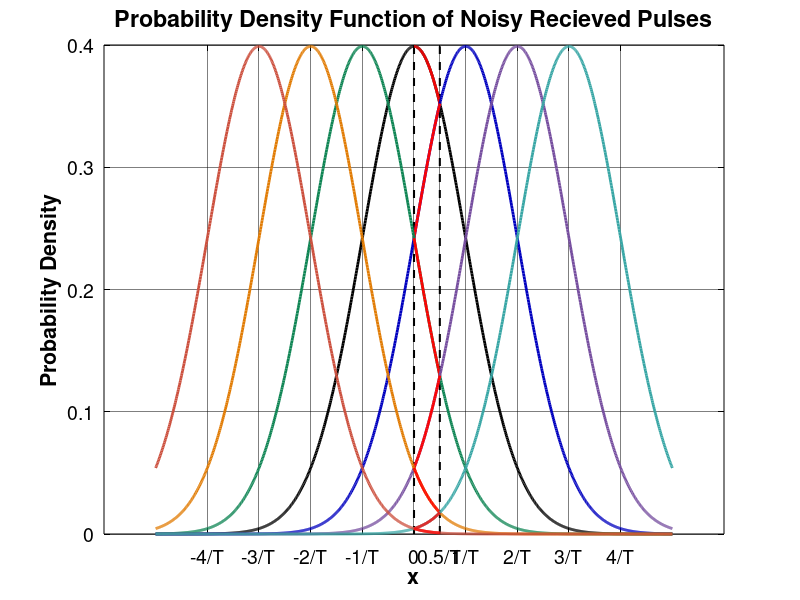
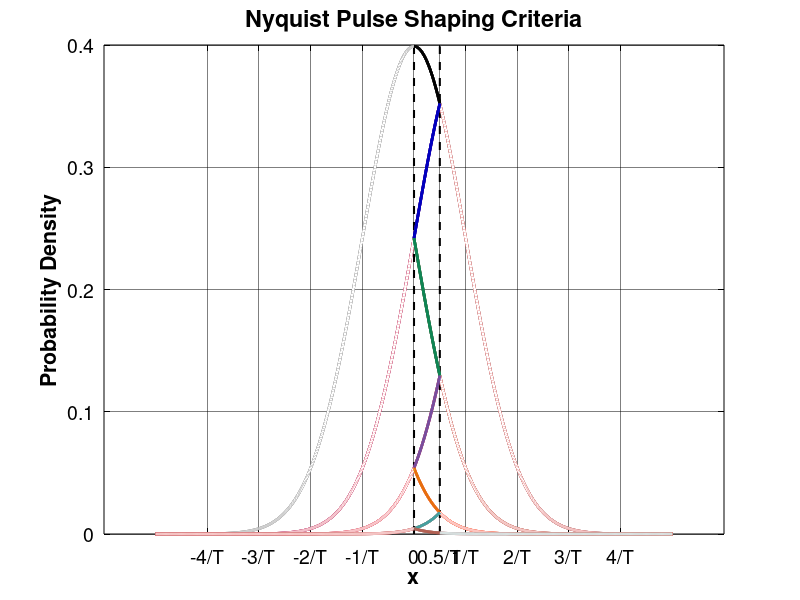

These charts were generated, in order, by the following MATLAB code:
%%%%%%%%%%%%%%%%%%%%%%%%%%%%%%%%%%%%%%%%%%%%%%%%%%%%%%%%%%%%%%%%
%   GUI for Illustrating SNR vs. Gamma in Analog Modulation    %
%                                                              %
%        Book : Analog & Digital Communication Systems         %
%                   By: Dr.Farnaz Ghassemi                     %
%                   Chapter 6 - Section 6-4                    %
%                                                              %
%                                                              %
%   Version1:             04/01/08                             %
%   By: Dr. Farnaz Ghassemi                                    %
%%%%%%%%%%%%%%%%%%%%%%%%%%%%%%%%%%%%%%%%%%%%%%%%%%%%%%%%%%%%%%%%
%%---------------------------------------------------------------
close all;
clear all;
clc;
colors=[0,0,0;                       %1-Black
        0,0,0.75;                    %2-Blue
        214/255,39/255,40/255;       %3-Red
        15/255,133/255,84/255;       %4-Green
        118/255,78/255,159/255;      %5-Purple
        225/255,124/255,5/255;       %6-Orange
        56/255,166/255,165/255;      %7-Light Blue
        204/255,80/255,62/255;       %8-Light Red
        115/255,175/255,72/255;      %9-Light Green
        237/255,173/255,8/255;       %10-Light Orange
        148/255,52/255,110/255;      %11-Light Purple
        70/255,0,114/255;            %12-Dark Blue
        0,0.5,0.25                   %13-Green
        ];
grayColor = [0.5, 0.5, 0.5];
marks={'-';'--';':';'-.'};

% Set Text Font
set(0, 'DefaultTextFontName', 'Helvetica', 'DefaultTextFontSize', 18, 'DefaultTextFontWeight', 'bold', 'DefaultTextColor', 'black');

% Set default properties for titles, labels, and axes
set(groot, 'DefaultAxesFontName', 'Helvetica'); % Default font for axes
set(groot, 'DefaultAxesFontSize', 12); % Default font size for axes
set(groot, 'DefaultAxesTitleFontWeight', 'bold'); % Default title weight (optional)

% Set default properties for title font specifically
set(groot, 'DefaultAxesTitleFontSizeMultiplier', 1.2); % Adjust title font size relative to axes font size
set(groot, 'DefaultTextFontName', 'Helvetica'); % Default font for text objects

% Set default properties for all axes
set(groot, 'DefaultAxesFontSize', 14); % Set font size for all axes' tick labels
set(groot, 'DefaultAxesFontName', 'Helvetica'); % Set font for all axes' tick labels
%set(groot, 'DefaultAxesFontWeight', 'bold'); % Set font weight for all axes' tick labels
set(groot, 'DefaultAxesXColor', 'black'); % Set X-axis color
set(groot, 'DefaultAxesYColor', 'black'); % Set Y-axis color

% Set default properties for axes
set(groot, 'DefaultAxesGridLineStyle', '-'); % Default grid line style
set(groot, 'DefaultAxesGridColor', [0 0 0]); % Default grid color (black)
set(groot, 'DefaultAxesGridAlpha', 0.5); % Default grid opacity (fully opaque)
set(groot, 'DefaultAxesLineWidth', 0.5); % Default axes line width (affects grid lines too)

% Box Style for Axe
set(groot, 'DefaultAxesBox', 'on'); % Default: 'on' means axes have a box
%%---------------------------------------------------------------

% Define x range
x = -5:0.01:5;

% Standard deviation
sigma = 1;

% Define Gaussian means
shifts = [0, 1, -1, 2, -2, 3, -3, 4, -4]; % First at 0, second at 1/T, third at -1/T, ...
T = 1; % Scaling factor

% Colors
blue = [0 0 1]; % Blue color
red = [1 0 0];  % Red color

% Create figure
figure; 
set(gcf, 'Position', [5, 100, 775, 800]); % Set size again
hold on
grid on;
xlabel('x');
ylabel('Probability Density');
title('Probability Density Function of Noisy Recieved Pulses');

% Sort shifts for x-ticks
shifts2 = [0, 0.5, 1, -1, 2, -2, 3, -3, 4, -4]; % First at 0, second at 1/T, third at -1/T, ...
xticks(sort(shifts2)); 
xticklabels(arrayfun(@(s) sprintf('%d/T', s), sort(shifts2), 'UniformOutput', false));
xticklabels(strrep(xticklabels, '0/T', '0')); % Change '0/T' to '0'
xticklabels(strrep(xticklabels, '5.000000e-01/T', '1/2T')); % Change '0/T' to '0'

% Plot first Gaussian at zero mean
y1 = exp(-((x - shifts(1)).^2) / (2 * sigma^2)) / (sigma * sqrt(2 * pi));
h1 = plot(x, y1, 'Color', colors(1,:), 'LineWidth', 2);

% Compute key points
midpoint = (shifts(1) + shifts(2)) / 2; % 1/2T
right_limit = shifts(2); % 1/T
right_limit2 = shifts(4); % 2/T


% Draw vertical dashed line at midpoint
vline = plot([midpoint midpoint], [0 max(y1)], 'k--', 'LineWidth', 1.5);

% Draw vertical dashed line at 0
vline1 = plot([0 0], [0 max(y1)], 'k--', 'LineWidth', 1.5);
pause(1); % Pause to visualize the first Gaussian


% Identify the correct border regions for red (first change)
idx_red1 = x >=0  & x <= midpoint;  % First Gaussian (0 to 1/2T)

% Change only the correct border regions to red
plot(x(idx_red1), y1(idx_red1), 'Color', red, 'LineWidth', 2);
pause(1.5); % Pause to highlight the red borders

% Plot second Gaussian at mean 1/T
y2 = exp(-((x - shifts(2)).^2) / (2 * sigma^2)) / (sigma * sqrt(2 * pi));
h2 = plot(x, y2, 'Color',colors(2,:), 'LineWidth', 2);
pause(1); % Pause to visualize the second Gaussian

% Identify the correct border regions for red (first change)
idx_red1 = x >= midpoint & x <= right_limit;  % First Gaussian (1/2T to 1/T)
idx_red2 = x >= 0 & x <= midpoint;  % Second Gaussian (0 to 1/2T)


% Change only the correct border regions to red
%plot(x(idx_red1), y1(idx_red1), 'Color', red, 'LineWidth', 2);
plot(x(idx_red2), y2(idx_red2), 'Color', red, 'LineWidth', 2);
pause(1.5); % Pause to highlight the red borders

% % Restore colors to blue
% plot(x(idx_red1), y1(idx_red1), 'Color', 'k', 'LineWidth', 2);
% plot(x(idx_red2), y2(idx_red2), 'Color', blue, 'LineWidth', 2);
% pause(1); % Pause before adding the third Gaussian

% Plot third Gaussian at -1/T
y3 = exp(-((x - shifts(3)).^2) / (2 * sigma^2)) / (sigma * sqrt(2 * pi));
h3 = plot(x, y3, 'Color', colors(4,:), 'LineWidth', 2);
pause(1); % Pause to visualize the third Gaussian

% Identify the new red regions for second and third Gaussians
idx_red3 = x >= -midpoint & x <= 0;  % Second Gaussian (-1/2T to 0)
idx_red4 = x >= 0 & x <= midpoint;  % Third Gaussian (0 to 1/2T)

% Change these new parts to red
%plot(x(idx_red3), y2(idx_red3), 'Color', red, 'LineWidth', 2);
plot(x(idx_red4), y3(idx_red4), 'Color', red, 'LineWidth', 2);
pause(1.5); % Pause to highlight the red borders

% % Restore colors to blue
% plot(x(idx_red3), y2(idx_red3), 'Color', blue, 'LineWidth', 2);
% plot(x(idx_red4), y3(idx_red4), 'Color', blue, 'LineWidth', 2);

% Plot second Gaussian at mean 2/T
y4 = exp(-((x - shifts(4)).^2) / (2 * sigma^2)) / (sigma * sqrt(2 * pi));
h4 = plot(x, y4, 'Color', colors(5,:), 'LineWidth', 2);
pause(1); % Pause to visualize the second Gaussian

% Identify the correct border regions for red (first change)
idx_red5 = x >= midpoint & x <= right_limit;  % First Gaussian (1/2T to 1/T)
idx_red6 = x >= 0 & x <= midpoint;  % Second Gaussian (0 to 1/2T)

% Change only the correct border regions to red
%plot(x(idx_red5), y3(idx_red5), 'Color', red, 'LineWidth', 2);
plot(x(idx_red6), y4(idx_red6), 'Color', red, 'LineWidth', 2);
pause(1.5); % Pause to highlight the red borders

% % Restore colors to blue
% plot(x(idx_red1), y3(idx_red1), 'Color', blue, 'LineWidth', 2);
% plot(x(idx_red2), y4(idx_red2), 'Color', blue, 'LineWidth', 2);
% pause(1); % Pause before adding the third Gaussian


% Plot second Gaussian at mean -2/T
y5 = exp(-((x - shifts(5)).^2) / (2 * sigma^2)) / (sigma * sqrt(2 * pi));
h5 = plot(x, y5, 'Color', colors(6,:), 'LineWidth', 2);
pause(1); % Pause to visualize the second Gaussian

% Identify the new red regions for second and third Gaussians
idx_red7 = x >= -midpoint & x <= 0;  % Second Gaussian (-1/2T to 0)
idx_red8 = x >= 0 & x <= midpoint;  % Third Gaussian (0 to 1/2T)

% Change these new parts to red
%plot(x(idx_red7), y4(idx_red7), 'Color', red, 'LineWidth', 2);
plot(x(idx_red8), y5(idx_red8), 'Color', red, 'LineWidth', 2);
pause(1.5); % Pause to highlight the red borders

% % Restore colors to blue
% plot(x(idx_red3), y4(idx_red3), 'Color', blue, 'LineWidth', 2);
% plot(x(idx_red4), y5(idx_red4), 'Color', blue, 'LineWidth', 2);

% Plot second Gaussian at mean 3/T
y4 = exp(-((x - shifts(6)).^2) / (2 * sigma^2)) / (sigma * sqrt(2 * pi));
h4 = plot(x, y4, 'Color', colors(7,:), 'LineWidth', 2);
pause(1); % Pause to visualize the second Gaussian

% Identify the correct border regions for red (first change)
idx_red5 = x >= midpoint & x <= right_limit;  % First Gaussian (1/2T to 1/T)
idx_red6 = x >= 0 & x <= midpoint;  % Second Gaussian (0 to 1/2T)

% Change only the correct border regions to red
%plot(x(idx_red5), y3(idx_red5), 'Color', red, 'LineWidth', 2);
plot(x(idx_red6), y4(idx_red6), 'Color', red, 'LineWidth', 2);
pause(1.5); % Pause to highlight the red borders

% % Restore colors to blue
% plot(x(idx_red1), y3(idx_red1), 'Color', blue, 'LineWidth', 2);
% plot(x(idx_red2), y4(idx_red2), 'Color', blue, 'LineWidth', 2);
% pause(1); % Pause before adding the third Gaussian


% Plot second Gaussian at mean -2/T
y5 = exp(-((x - shifts(7)).^2) / (2 * sigma^2)) / (sigma * sqrt(2 * pi));
h5 = plot(x, y5, 'Color', colors(8,:), 'LineWidth', 2);
pause(1); % Pause to visualize the second Gaussian

% Identify the new red regions for second and third Gaussians
idx_red7 = x >= -midpoint & x <= 0;  % Second Gaussian (-1/2T to 0)
idx_red8 = x >= 0 & x <= midpoint;  % Third Gaussian (0 to 1/2T)

% Change these new parts to red
%plot(x(idx_red7), y4(idx_red7), 'Color', red, 'LineWidth', 2);
plot(x(idx_red8), y5(idx_red8), 'Color', red, 'LineWidth', 2);
pause(1.5); % Pause to highlight the red borders

% % Restore colors to blue
% plot(x(idx_red3), y4(idx_red3), 'Color', blue, 'LineWidth', 2);
% plot(x(idx_red4), y5(idx_red4), 'Color', blue, 'LineWidth', 2);

hold off;

%%---------------------------------------------------------------
% Create figure
figure; 
set(gcf, 'Position', [800, 100, 770, 800]); % Set size again
hold on;
grid on;
xlabel('x');
ylabel('Probability Density');
title('Nyquist Pulse Shaping Criteria');

% Sort shifts for x-ticks
shifts2 = [0, 0.5, 1, -1, 2, -2, 3, -3, 4, -4]; % First at 0, second at 1/T, third at -1/T, ...
xticks(sort(shifts2)); 
xticklabels(arrayfun(@(s) sprintf('%d/T', s), sort(shifts2), 'UniformOutput', false));
xticklabels(strrep(xticklabels, '0/T', '0')); % Change '0/T' to '0'
xticklabels(strrep(xticklabels, '5.000000e-01/T', '1/2T')); % Change '0/T' to '0'

% Plot first Gaussian at zero mean
y1 = exp(-((x - shifts(1)).^2) / (2 * sigma^2)) / (sigma * sqrt(2 * pi));
h1 = plot(x, y1, 'Color', colors(1,:), 'LineWidth', 2);

% Compute key points
midpoint = (shifts(1) + shifts(2)) / 2; % 1/2T
right_limit = shifts(2); % 1/T
right_limit2 = shifts(4); % 2/T

% Draw vertical dashed line at 0 and midpoint
vline = plot([midpoint midpoint], [0 max(y1)], 'k--', 'LineWidth', 1.5);
vline1 = plot([0 0], [0 max(y1)], 'k--', 'LineWidth', 1.5);

pause(1); % Pause to visualize the first Gaussian

% Erase Previous parts 
plot(x(x <= 0), y1(x <= 0), 'Color',[1 1 1], 'LineWidth', 2);

% Identify the correct border regions for red (first change)
idx_red1 = x >=0  & x <= midpoint;  % First Gaussian (0 to 1/2T)

% Change only the correct border regions to red
plot(x(idx_red1), y1(idx_red1), 'Color', colors(1,:), 'LineWidth', 2);
pause(1.5); % Pause to highlight the red borders

% Plot second Gaussian at mean 1/T
y2 = exp(-((x - shifts(2)).^2) / (2 * sigma^2)) / (sigma * sqrt(2 * pi));

% Identify the correct border regions for red (first change)
idx_red1 = x >= midpoint;  % First Gaussian (1/2T to 1/T)
idx_red2 = x <= midpoint;  % Second Gaussian (0 to 1/2T)

% Change only the correct border regions to red
plot(x(idx_red1), y1(idx_red1), 'Color', red, 'LineWidth', 2);
plot(x(idx_red2), y2(idx_red2), 'Color', red, 'LineWidth', 2);
pause(1.5); % Pause to highlight the red borders
plot(x(idx_red1), y1(idx_red1), 'Color',[1 1 1], 'LineWidth', 2);
plot(x(idx_red2), y2(idx_red2), 'Color',colors(2,:), 'LineWidth', 2);
% Identify the correct border regions for red (first change)
idx_red1 = x >= midpoint & x <= right_limit;  % First Gaussian (1/2T to 1/T)
idx_red2 = x >= 0 & x <= midpoint;  % Second Gaussian (0 to 1/2T)

% Change only the correct border regions to red
%plot(x(idx_red1), y1(idx_red1), 'Color', red, 'LineWidth', 2);
plot(x(idx_red2), y1(idx_red2), 'Color', colors(1,:), 'LineWidth', 2);
plot(x(idx_red2), y2(idx_red2), 'Color', colors(2,:), 'LineWidth', 2);
pause(1.5); % Pause to highlight the red borders


% Plot third Gaussian at -1/T
y3 = exp(-((x - shifts(3)).^2) / (2 * sigma^2)) / (sigma * sqrt(2 * pi));

% Identify the correct border regions for red (first change)
idx_red1 = x <= 0;  % First Gaussian (0 to 1/2T)
idx_red2 = x >= 0;  % Second Gaussian (0 to 1/2T)

% Change only the correct border regions to red
plot(x(idx_red1), y2(idx_red1), 'Color', red, 'LineWidth', 2);
plot(x(idx_red2), y3(idx_red2), 'Color', red, 'LineWidth', 2);
pause(1.5); % Pause to highlight the red borders

plot(x(idx_red1), y2(idx_red1), 'Color',[1 1 1], 'LineWidth', 2);
plot(x(idx_red2), y3(idx_red2), 'Color',colors(4,:), 'LineWidth', 2);
% Identify the correct border regions for red (first change)
idx_red1 = x >= -midpoint & x <= 0;  % First Gaussian (0 to -1/2T)
idx_red2 = x >= 0 & x <= midpoint;  % Second Gaussian (0 to 1/2T)

% Change only the correct border regions to red
%plot(x(idx_red1), y1(idx_red1), 'Color', red, 'LineWidth', 2);
plot(x(idx_red2), y2(idx_red2), 'Color', colors(2,:), 'LineWidth', 2);
plot(x(idx_red2), y3(idx_red2), 'Color', colors(4,:), 'LineWidth', 2);
pause(1.5); % Pause to highlight the red borders

% Plot second Gaussian at mean 2/T
y4 = exp(-((x - shifts(4)).^2) / (2 * sigma^2)) / (sigma * sqrt(2 * pi));

% Identify the correct border regions for red (first change)
idx_red1 = x >= midpoint;  % First Gaussian (1/2T to 1/T)
idx_red2 = x <= midpoint;  % Second Gaussian (0 to 1/2T)

% Change only the correct border regions to red
plot(x(idx_red1), y3(idx_red1), 'Color', red, 'LineWidth', 2);
plot(x(idx_red2), y4(idx_red2), 'Color', red, 'LineWidth', 2);
pause(1.5); % Pause to highlight the red borders

plot(x(idx_red1), y3(idx_red1), 'Color',[1 1 1], 'LineWidth', 2);
plot(x(idx_red2), y4(idx_red2), 'Color',colors(5,:), 'LineWidth', 2);


% Identify the correct border regions for red (first change)
idx_red1 = x >= midpoint & x <= right_limit;  % First Gaussian (1/2T to 1/T)
idx_red2 = x >= 0 & x <= midpoint;  % Second Gaussian (0 to 1/2T)

% Change only the correct border regions to red
%plot(x(idx_red1), y1(idx_red1), 'Color', red, 'LineWidth', 2);
plot(x(idx_red2), y3(idx_red2), 'Color', colors(4,:), 'LineWidth', 2);
plot(x(idx_red2), y4(idx_red2), 'Color', colors(5,:), 'LineWidth', 2);
pause(1.5); % Pause to highlight the red borders

% Plot third Gaussian at -1/T
y5 = exp(-((x - shifts(5)).^2) / (2 * sigma^2)) / (sigma * sqrt(2 * pi));

% Identify the correct border regions for red (first change)
idx_red1 = x <= 0;  % First Gaussian (0 to 1/2T)
idx_red2 = x >= 0;  % Second Gaussian (0 to 1/2T)

% Change only the correct border regions to red
plot(x(idx_red1), y4(idx_red1), 'Color', red, 'LineWidth', 2);
plot(x(idx_red2), y5(idx_red2), 'Color', red, 'LineWidth', 2);
pause(1.5); % Pause to highlight the red borders

plot(x(idx_red1), y4(idx_red1), 'Color',[1 1 1], 'LineWidth', 2);
plot(x(idx_red2), y5(idx_red2), 'Color',colors(6,:), 'LineWidth', 2);
pause(1.5)
% Plot second Gaussian at mean 3/T
y6 = exp(-((x - shifts(6)).^2) / (2 * sigma^2)) / (sigma * sqrt(2 * pi));

% Identify the correct border regions for red (first change)
idx_red1 = x >= midpoint;  % First Gaussian (1/2T to 1/T)
idx_red2 = x <= midpoint;  % Second Gaussian (0 to 1/2T)

% Change only the correct border regions to red
plot(x(idx_red1), y5(idx_red1), 'Color', red, 'LineWidth', 2);
plot(x(idx_red2), y6(idx_red2), 'Color', red, 'LineWidth', 2);
pause(1.5); % Pause to highlight the red borders

plot(x(idx_red1), y5(idx_red1), 'Color',[1 1 1], 'LineWidth', 2);
plot(x(idx_red2), y6(idx_red2), 'Color',colors(7,:), 'LineWidth', 2);

% Identify the correct border regions for red (first change)
idx_red2 = x <= 0;  % Second Gaussian (0 to 1/2T)

%plot(x(idx_red2), y6(idx_red2), 'Color', [1 1 1], 'LineWidth', 2);
pause(1.5); % Pause to highlight the red borders


% Plot third Gaussian at -1/T
y7 = exp(-((x - shifts(7)).^2) / (2 * sigma^2)) / (sigma * sqrt(2 * pi));

% Identify the correct border regions for red (first change)
idx_red1 = x <= 0;  % First Gaussian (0 to 1/2T)
idx_red2 = x >= 0;  % Second Gaussian (0 to 1/2T)

% Change only the correct border regions to red
plot(x(idx_red1), y6(idx_red1), 'Color', red, 'LineWidth', 2);
plot(x(idx_red2), y7(idx_red2), 'Color', red, 'LineWidth', 2);
pause(1.5); % Pause to highlight the red borders

plot(x(idx_red1), y6(idx_red1), 'Color',[1 1 1], 'LineWidth', 2);
plot(x(idx_red2), y7(idx_red2), 'Color',colors(7,:), 'LineWidth', 2);
% Identify the correct border regions for red (first change)
idx_red1 = x >= -midpoint & x <= 0;  % First Gaussian (0 to -1/2T)
idx_red2 = x >= 0 & x <= midpoint;  % Second Gaussian (0 to 1/2T)

% Change only the correct border regions to red
%plot(x(idx_red1), y1(idx_red1), 'Color', red, 'LineWidth', 2);
plot(x(idx_red2), y6(idx_red2), 'Color', colors(7,:), 'LineWidth', 2);
plot(x(idx_red2), y7(idx_red2), 'Color', colors(8,:), 'LineWidth', 2);
plot(x(x >= midpoint), y7(x >= midpoint), 'Color', [1 1 1], 'LineWidth', 2);
pause(1.5); % Pause to highlight the red borders

grid on
hold off;
